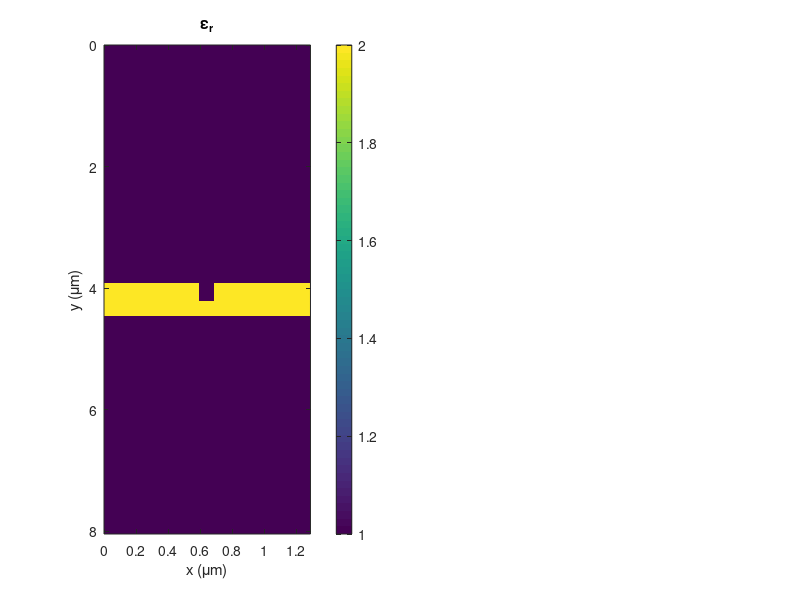

MATLAB code to generate this figure: (Note: this script raises an error after producing the figure.)
%%%%%%%%%%%%%%%%%%%%%%%%%%%%%%%%%%%%%%%%%%%%%%%%%%%%%%%%%%%%%%%%%%%%%%%%%%
%   Resonance Grating - FDFD Simulation
%       This MATLAB files simulates a single period of a rectangular
%       grating using the Finite-Difference Frequency Domain method.
%       The wavelength sweep goes from 2 um to 1 um.
%%%%%%%%%%%%%%%%%%%%%%%%%%%%%%%%%%%%%%%%%%%%%%%%%%%%%%%%%%%%%%%%%%%%%%%%%%
set(0,'DefaultFigureWindowStyle','docked');

% close all;
clc;
clear all;
close all;

% UNITS
micrometers = 1;
millimeters = 1e3 * micrometers;
meters = 1e3 * millimeters;
degrees = pi/180;
seconds = 1;
hertz = 1/seconds;
gigahertz = 1e9 * hertz;

% CONSTANTS
c0 = 299792458 * meters/seconds;

% POINTS FOR SWEEP 
Nf = 501;
tot_ref = zeros(1,Nf);
tot_trn = tot_ref;
tot_con = tot_ref;

% FIGURE SETTINGS 
fig = 1;        % 0 for no figures, 1 for figure animation

%%%%%%%%%%%%%%%%%%%%%%%%%%%%%%%%%%%%%%%%%%%%%%%%%%%%%%%%%%%%%%%%%%%%%%%%%
%% DEFINE SIMULATION PARAMETERS
%%%%%%%%%%%%%%%%%%%%%%%%%%%%%%%%%%%%%%%%%%%%%%%%%%%%%%%%%%%%%%%%%%%%%%%%%
% SOURCE PARAMETERS
SRC.lam0 = 1.55 * micrometers;    % Free space wavelength
SRC.theta = 0 * degrees;
SRC.MODE = 'E';                   % EM mode
f0 = c0/SRC.lam0;
lam01 = 1.4 * micrometers;
lam02 = 1.7 * micrometers;
lam0 = linspace(lam01,lam02,Nf);

% GRATING PARAMETERS
lamd = 1.55 * micrometers;      % Design wavelength
fd   = c0/lamd;                 % Design frequency
ur   = 1.0;                     % Grating permeability
er   = 2.0;                     % Grating permittivity
nr   = sqrt(ur*er);             % Substrate refractive index 
L    = 0.83254*lamd;             % Grating period (DO NOT CHANGE)
d    = 0.192547096774194*lamd;             % Grating depth
t    = lamd/(2*nr);             % Substrate thickness
ff   = 0.934096;                     % Fill fraction  (DO NOT CHANGE)

% EXTERNAL MATERIALS
ur1 = 1.0;                    % Reflection region permeability
er1 = 1.0;                    % Reflection region permittivity
ur2 = 1.0;                    % Transmission region permeability
er2 = 1.0;                    % Transmission region permittivity

% GRID PARAMETERS
NRES = 100;                    % Grid resolution
BUFZ = 2*lam02 * [1 1];       % Spacer region above and below grating
DEV.NPML = [20 20];           % Size of PML at top and bottom of grid

%%%%%%%%%%%%%%%%%%%%%%%%%%%%%%%%%%%%%%%%%%%%%%%%%%%%%%%%%%%%%%%%%%%%%%%%%
%% CALCULATE OPTIMIZED GRID
%%%%%%%%%%%%%%%%%%%%%%%%%%%%%%%%%%%%%%%%%%%%%%%%%%%%%%%%%%%%%%%%%%%%%%%%%
% Calculate refractive indices
ndev = sqrt(ur*er);
nref = sqrt(ur1*er1);
ntrn = sqrt(ur2*er2);

% Consider wavelengths
lam_min = min([lam01 lam02])/max([ndev nref ntrn]);
dlam = lam_min/NRES; 

% Consider mechanical parameters
dmin = ff*L;   % Fill fraction is
dd = dmin/2;   % Delta for distance

% Choose the highest resolution
dx = dlam;
dy = dx;

% dx =    0.055172006602080
% dy = dx;

% Snap grid to critical dimension (in this case L and d+t)
Nx = 2*ceil(L/dx/2) + 1;      % First guess at grid spacing (odd for periodic)
Ny = ceil((d+t)/dy);

% Calculate new grid resolutions
dx = L/Nx;
dy = (d+t)/Ny;

% Incorporate PML and spacer regions
Ny = Ny + DEV.NPML(1) + DEV.NPML(2) + ceil(BUFZ(1)/dy) + ceil(BUFZ(2)/dy);

% Calculate 2x grid
Nx2 = 2*Nx;
Ny2 = 2*Ny;
dx2 = dx/2;
dy2 = dy/2;
DEV.RES = [dx2,dy2];
xa2 = [0:Nx2-1]*dx2;
ya2 = [0:Ny2-1]*dy2;

%%%%%%%%%%%%%%%%%%%%%%%%%%%%%%%%%%%%%%%%%%%%%%%%%%%%%%%%%%%%%%%%%%%%%%%%%
%% BUILD DEVICE ON 2x GRID
%%%%%%%%%%%%%%%%%%%%%%%%%%%%%%%%%%%%%%%%%%%%%%%%%%%%%%%%%%%%%%%%%%%%%%%%%
UR2 = ur1*ones(Nx2,Ny2);
ER2 = er1*ones(Nx2,Ny2);

% Calculate start and stop indices for filling in the grid
nt1 = 2*DEV.NPML(1) + ceil(BUFZ(1)/dy2);
nt2 = nt1 + round(t/dy2) - 1;
% nd1 = round((nt2+nt1)/2);
% nd2 = nt2;
nd2 = nt2;
nd1 = nt2 - round(d/dy2);
nx1 = round(Nx2*ff/2);
nx2 = round(Nx2 - Nx2*ff/2);

% Fill in the permeability regions
UR2(:,:) = ur;

% Fill in the permittivity regions
ER2(:,nt1:nt2) = er;
ER2(nx1:nx2,nd1:nd2) = 1;


DEV.UR2 = fliplr(UR2);
DEV.ER2 = fliplr(ER2);


figure('color','w');
if fig
    subplot(121);
end
imagesc(xa2,ya2,DEV.ER2');
title('\epsilon_r');
xlabel('x (\mum)'); ylabel('y (\mum)');
colorbar;

%%%%%%%%%%%%%%%%%%%%%%%%%%%%%%%%%%%%%%%%%%%%%%%%%%%%%%%%%%%%%%%%%%%%%%%%%
%% IMPLEMENT FDFD
%%%%%%%%%%%%%%%%%%%%%%%%%%%%%%%%%%%%%%%%%%%%%%%%%%%%%%%%%%%%%%%%%%%%%%%%%
for n = 1:Nf
    tic;
    SRC.lam0 = lam0(n);         %angle of incidence
    DAT = fdfd2d(DEV,SRC);
    tot_ref(n) = DAT.REF;
    tot_trn(n) = DAT.TRN;
    tot_con(n) = DAT.CON;
    clc;
    time = toc;
    min = floor(time*(Nf-n)/60);
    sec = round((time*(Nf-n)/60 - min)*60);
    disp(['Estimated Time: ' num2str(min) ' minutes '...
            num2str(sec) ' seconds']);
    disp([num2str(n) ' out of ' num2str(Nf) ' Iterations']);

    if fig
        subplot(122);
        imagesc(dx.*[0,Nx-1],dy.*[0,Ny-1],real(DAT.F)'); 
        title([SRC.MODE ' Mode @ ' num2str(SRC.lam0) ' \mum']);
        shading interp;
        xlabel('x (\mum)'); ylabel('y (\mum)');
        colorbar;
    %     axis equal tight;
        drawnow;
    end
end
%%%%%%%%%%%%%%%%%%%%%%%%%%%%%%%%%%%%%%%%%%%%%%%%%%%%%%%%%%%%%%%%%%%%%%%%%
%% DISPLAY
%%%%%%%%%%%%%%%%%%%%%%%%%%%%%%%%%%%%%%%%%%%%%%%%%%%%%%%%%%%%%%%%%%%%%%%%%

disp('DASHBOARD PARAMETERS:');
disp(['Source Frequency = ' num2str(f0(end)./gigahertz) ' GHz']);
disp(['Angle of Incidence = ' num2str(SRC.theta./degrees) ' degrees']);
disp(['Electromagnetic Mode = ' SRC.MODE]);
disp(['Device Design Frequency = ' num2str(fd./gigahertz) ' GHz']);
disp(['ff = ' num2str(ff*100) ' %']);
disp(['L = ' num2str(L./micrometers) ' mm']);
disp(['d = ' num2str(d./micrometers) ' mm']);
disp(['t = ' num2str(t./micrometers) ' mm']);
disp(['ur = ' num2str(ur)]);
disp(['er = ' num2str(er)]);
disp(['ur1 = ' num2str(ur1)]);
disp(['er1 = ' num2str(er1)]);
disp(['ur2 = ' num2str(ur2)]);
disp(['er2 = ' num2str(er2)]);
disp(['NRES = ' num2str(NRES)]);
disp(['BUFZ = [' num2str(BUFZ(1)/SRC.lam0) ' ' num2str(BUFZ(2)/SRC.lam0) ']*lam0']);
disp(['NPML = [' num2str(DEV.NPML(1)) ' ' num2str(DEV.NPML(2)) ']']);
disp(' ');

ref_diff_orders = find(DAT.RDE);
trn_diff_orders = find(DAT.TDE);
disp('REFLECTION DIFFRACTION ORDERS:');
for n = ref_diff_orders(1):ref_diff_orders(end)
    disp(['RDE(' num2str(n - ceil(Nx/2)) ') = ' num2str(100*DAT.RDE(n)) '%']);
end
disp(' ');
disp('TRANSMISSION DIFFRACTION ORDERS:');
for n = trn_diff_orders(1):trn_diff_orders(end)
    disp(['TDE(' num2str(n - ceil(Nx/2)) ') = ' num2str(100*DAT.TDE(n)) '%']);
end
disp(' ');

disp('OVERALL:');
disp(['REF = ' num2str(100*DAT.REF) '%']);
disp(['TRN = ' num2str(100*DAT.TRN) '%']);
disp(['CON = ' num2str(100*DAT.CON) '%']);

figure('color','white');
plot(lam0./micrometers,100.*tot_ref,'r','linewidth',2);
hold on;
plot(lam0./micrometers,100.*tot_trn,'b','linewidth',2);
plot(lam0./micrometers,100.*tot_con,'--k','linewidth',2);
hold off;
title([SRC.MODE ' Mode Wavelength Sweep']);
xlabel('Wavelength \lambda (\mum)'); ylabel('Power (%)');
legend('Reflectance','Transmittance','Conservation');
xlim([lam0(1) lam0(end)]./micrometers); ylim([0 102]);
